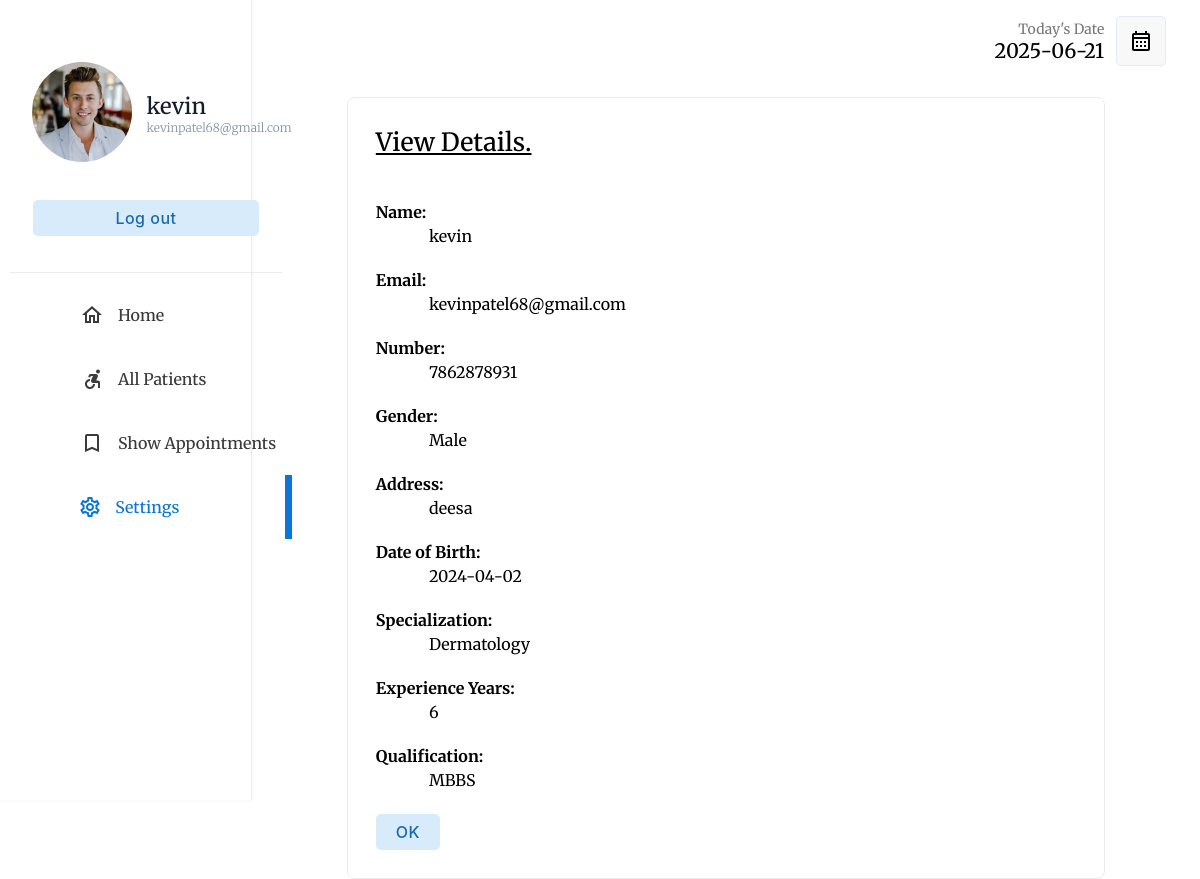
/php/doctor/viewaccount.php (signed in), run on the app's committed database.
### tables this page shows
CREATE TABLE IF NOT EXISTS `doctor` (
  `DID` int NOT NULL AUTO_INCREMENT,
  `DPHOTO` longblob NOT NULL,
  `DNAME` varchar(35) NOT NULL,
  `DPASSWORD` varchar(20) NOT NULL,
  `DEMAIL` varchar(35) NOT NULL,
  `DGENDER` varchar(10) NOT NULL,
  `DNUMBER` varchar(10) NOT NULL,
  `DADDRESS` varchar(50) NOT NULL,
  `SID` int NOT NULL,
  `DDATE_OF_BIRTH` date NOT NULL,
  `DCONSULTATION_FEE` int NOT NULL,
  `DEXPERIENCE_YEARS` int NOT NULL,
  `DQUALIFICATION` varchar(50) NOT NULL,
  PRIMARY KEY (`DID`)
);

CREATE TABLE IF NOT EXISTS `specialization` (
  `SID` int NOT NULL AUTO_INCREMENT,
  `SPECIALIZATION` varchar(35) NOT NULL,
  PRIMARY KEY (`SID`)
);

### php/doctor/viewaccount.php (the view, shortened to what this page needs)
<!DOCTYPE html>
<html lang="en">
<head>
    <link rel="stylesheet" type="text/css" href="../../css/doctor/index.css">
</head>
<body>
    <?php
    if (isset($_SESSION["userid"])) {
        if (($_SESSION["userid"]) == "" or $_SESSION['usertype'] != 'DOCTOR') {
            header("location: ../login.php");
        } else {
            $userid = $_SESSION["userid"];
        }
    } else {
        header("location: ../login.php");
    }
    include("../database_connection.php");
    $query = "SELECT * FROM doctor WHERE DID='$userid'";
    $doctor = $db->query($query);
    $doctortb = $doctor->fetch_assoc();
    $username = $doctortb["DNAME"];
    $useremail=$doctortb['DEMAIL'];
    $usergender=$doctortb['DGENDER'];
    $usernumber=$doctortb['DNUMBER'];
    $useraddress=$doctortb['DADDRESS'];
    $userdob=$doctortb['DDATE_OF_BIRTH'];
    $usersid=$doctortb['SID'];
    $qu=$db->query("SELECT * FROM specialization WHERE SID='$usersid'");
    $specialization=$qu->fetch_assoc();
    $userspecialization=$specialization['SPECIALIZATION'];
    $userexpyears=$doctortb['DEXPERIENCE_YEARS'];
    $userqualification=$doctortb['DQUALIFICATION'];
    ?>
    <div class="container">
        <div class="menu">
            <table class="menu-container" border="0">
                <tr>
                    <td style="padding:10px" colspan="2">
                        <table border="0" class="profile-container">
                            <tr>
                                <td width="30%" style="padding-left:20px">
                                    <a href="photo.php"> <img src='../../assets/images/dimage/<?php echo $doctortb['DPHOTO']; ?>' width='100' style="border-radius:50%"></a>
                                </td>
                                <td style="padding:0px;margin:0px;">
                                    <p class="profile-title"><?php echo $doctortb['DNAME']; ?></p>
                                    <p class="profile-subtitle" style="font-size: 12px;"><?php echo $doctortb['DEMAIL'] ?></p>
                                </td>
                            </tr>
                            <tr>
                                <td colspan="2">
                                    <a href="../logout.php"><input type="button" value="Log out" class="logout-btn btn-primary-soft btn"></a>
                                </td>
                            </tr>
                        </table>
                    </td>
                </tr>
                <tr class="menu-row">
                    <td class="menu-btn menu-icon-home ">
                        <a href="index.php" class="non-style-link-menu ">
                            <div>
                                <p class="menu-text">Home</p>
                        </a>
        </div></a>
        <tr class="menu-row">
            <td class="menu-btn menu-icon-patient">
                <a href="allpatients.php" class="non-style-link-menu">
                    <div>
                        <p class="menu-text">All Patients</p>
                </a>
    </div>
    <tr class="menu-row">
        <td class="menu-btn menu-icon-appoinment">
            <a href="showappointments.php" class="non-style-link-menu">
                <div>
                    <p class="menu-text">Show Appointments</p>
            </a></div>
        </td>
    </tr>
    <tr class="menu-row" >
                    <td class="menu-btn menu-icon-settings  menu-active menu-icon-settings-active">
                        <a href="settings.php" class="non-style-link-menu  non-style-link-menu-active"><div><p class="menu-text">Settings</p></a></div>
                    </td>
                </tr>
        <div class="dash-body" style="margin-top: 15px">
            <table border="0" width="100%" style=" border-spacing: 0;margin:0;padding:0;" >
                        <tr>
                    <td>
                    </td>
                            <td width="15%">
                                <p style="font-size: 14px;color: rgb(119, 119, 119);padding: 0;margin: 0;text-align: right;">
                                    Today's Date
                                </p>
                                <p class="heading-sub12" style="padding: 0;margin: 0;">
                                    <?php
                                $today = date('Y-m-d');
                                echo $today;
                                ?>
                                </p>
                            </td>
                            <td width="10%">
                                <button  class="btn-label"  style="display: flex;justify-content: center;align-items: center;"><img src="../../assets/img/calendar.svg" width="100%"></button>
                            </td>
                        </tr>
            </table>
                    <center>
                        <div style="display: flex;justify-content: center;">
                        <table width="80%" class="sub-table scrolldown add-doc-form-container" border="0">
                            <tr>
                                <td>
                                    <p style="padding: 0;margin: 0;text-align: left;font-size: 25px;font-weight: 500;"><u>View Details.</u></p><br><br>
                                </td>
                            </tr>
                            <tr>
                                <td class="label-td" colspan="2">
                                    <label for="name" class="form-label"><b>Name: </b></label>
                                </td>
                            </tr>
                            <tr>
                                <td class="label-td" colspan="2">&nbsp;&nbsp;&nbsp;&nbsp;&nbsp;&nbsp;&nbsp;&nbsp;&nbsp;&nbsp;&nbsp;&nbsp;&nbsp;
                                <?php echo $username; ?><br><br>
                                </td>
                            </tr>
                            <tr>
                                <td class="label-td" colspan="2">
                                    <label for="Email" class="form-label"><b>Email: </b></label>
                                </td>
                            </tr>
                            <tr>
                                <td class="label-td" colspan="2">&nbsp;&nbsp;&nbsp;&nbsp;&nbsp;&nbsp;&nbsp;&nbsp;&nbsp;&nbsp;&nbsp;&nbsp;&nbsp;
                                <?php echo $useremail; ?><br><br>
                                </td>
                            </tr>
                            <tr>
                                <td class="label-td" colspan="2">
                                    <label for="nic" class="form-label"><b>Number: </b></label>
                                </td>
                            </tr>
                            <tr>
                                <td class="label-td" colspan="2">&nbsp;&nbsp;&nbsp;&nbsp;&nbsp;&nbsp;&nbsp;&nbsp;&nbsp;&nbsp;&nbsp;&nbsp;&nbsp;
                                <?php echo $usernumber; ?><br><br>
                                </td>
                            </tr>
                            <tr>
                                <td class="label-td" colspan="2">
                                    <label for="Tele" class="form-label"><b>Gender: </b></label>
                                </td>
                            </tr>
                            <tr>
                                <td class="label-td" colspan="2">&nbsp;&nbsp;&nbsp;&nbsp;&nbsp;&nbsp;&nbsp;&nbsp;&nbsp;&nbsp;&nbsp;&nbsp;&nbsp;
                                <?php echo $usergender; ?><br><br>
                                </td>
                            </tr>
                            <tr>
                                <td class="label-td" colspan="2">
                                    <label for="spec" class="form-label"><b>Address: </b></label>
                                </td>
                            </tr>
                            <tr>
                            <td class="label-td" colspan="2">&nbsp;&nbsp;&nbsp;&nbsp;&nbsp;&nbsp;&nbsp;&nbsp;&nbsp;&nbsp;&nbsp;&nbsp;&nbsp;
                            <?php echo $useraddress; ?><br><br>
                            </td>
                            </tr>
                            <tr>
                                <td class="label-td" colspan="2">
                                    <label for="spec" class="form-label"><b>Date of Birth: </b></label>
                                </td>
                            </tr>
                            <tr>
                            <td class="label-td" colspan="2">&nbsp;&nbsp;&nbsp;&nbsp;&nbsp;&nbsp;&nbsp;&nbsp;&nbsp;&nbsp;&nbsp;&nbsp;&nbsp;
                            <?php echo $userdob; ?><br><br>
                            </td>
                            </tr>
                            <tr>
                                <td class="label-td" colspan="2">
                                    <label for="spe" class="form-label"><b>Specialization: </b></label>
                                </td>
                            </tr>
                            <tr>
                            <td class="label-td" colspan="2">&nbsp;&nbsp;&nbsp;&nbsp;&nbsp;&nbsp;&nbsp;&nbsp;&nbsp;&nbsp;&nbsp;&nbsp;&nbsp;
                            <?php echo $userspecialization; ?><br><br>
                            </td>
                            </tr>
                            <tr>
                                <td class="label-td" colspan="2">
                                    <label for="sp" class="form-label"><b>Experience Years: </b></label>
                                </td>
                            </tr>
                            <tr>
                            <td class="label-td" colspan="2">&nbsp;&nbsp;&nbsp;&nbsp;&nbsp;&nbsp;&nbsp;&nbsp;&nbsp;&nbsp;&nbsp;&nbsp;&nbsp;
                            <?php echo $userexpyears; ?><br><br>
                            </td>
                            </tr>
                            <tr>
                                <td class="label-td" colspan="2">
                                    <label for="spe" class="form-label"><b>Qualification: </b></label>
                                </td>
                            </tr>
                            <tr>
                            <td class="label-td" colspan="2">&nbsp;&nbsp;&nbsp;&nbsp;&nbsp;&nbsp;&nbsp;&nbsp;&nbsp;&nbsp;&nbsp;&nbsp;&nbsp;
                            <?php echo $userqualification; ?><br><br>
                            </td>
                            </tr>
                            <tr>
                                <td colspan="2">
                                    <a href="settings.php"><input type="button" value="OK" class="login-btn btn-primary-soft btn" ></a>
                                </td>
                            </tr>
                        </table>
                        </div>
                    </center>
        </div>
</body>
</html>

### css/doctor/index.css (style rules this page uses)
:root { --primarycolor: #0A76D8; --primarycolorhover: #006dd3; --btnice:#D8EBFA; --btnnicetext:#1b62b3; }
body { font-family: "Merriweather", sans-serif; background-repeat: no-repeat; background-attachment: fixed; background-size: cover; height: 100%; }
html, body { height: 100%; margin: 0; }
a { color: #1977cc; text-decoration: none; }
.btn { cursor: pointer; padding: 8px 20px; outline: none; text-decoration: none; font-size: 15px; letter-spacing: 0.5px; transition: all 0.3s; border-radius: 5px; font-family: 'Inter', sans-serif; }
.btn-primary-soft { background-color: #D8EBFA ; color: #1969AA; font-weight: 500; font-size: 16px; border: none; }
.btn-label { margin-left: 10px; padding: 12px 12px; outline: none; text-decoration: none; font-size: 15px; letter-spacing: 0.5px; transition: all 0.3s; border-radius: 5px; background-color: #f0f0f073; border: 1px solid rgba(57,108,240,0.1) ; font-family: 'Inter', sans-serif; }
.sub-table { border: 1px solid #ebebeb; border-radius: 8px; }
.menu-btn { padding:6px; color: #3b3b3b; background-position: 30% 50%; background-repeat: no-repeat; transition: 0.5s; }
.menu-text { padding-left: 40%; font-weight: 500; font-size: 16px; }
.menu-active { color: var(--primarycolor); border-right: 7px solid var(--primarycolor); background-color: var(); }
.non-style-link-menu:link, .non-style-link-menu:visited, .non-style-link-menu:active { text-decoration: none; color: #3b3b3b; }
.non-style-link-menu-active:link, .non-style-link-menu-active:visited, .non-style-link-menu-active:active { text-decoration: none; color: var(--primarycolor); }
.menu-icon-appoinment { background-image: url('../../assets/img/icons/book.svg'); }
.menu-icon-patient { background-image: url('../../assets/img/icons/patients.svg'); }
.menu-icon-settings { background-image: url('../../assets/img/icons/settings.svg'); }
.menu-icon-home { background-image: url('../../assets/img/icons/home.svg'); }
.menu-icon-settings:hover,.menu-icon-settings-active { color: var(--primarycolor); background-image: url('../../assets/img/icons/settings-iceblue.svg'); }
.container { display: flex; flex-wrap: wrap; height: 100vh; }
.menu { border-right: 1.5px solid rgb(235, 235, 235); width: 21%; height: 100vh; box-shadow: 0 0px 0px 2px rgba(240, 240, 240, 0.3); }
.dash-body { width: 79%; height: 100vh; }
.menu-container { width: 100%; border-spacing: 0; }
.profile-title { font-weight: 500; color: #161c2d; font-size: 22px; margin: 0; text-align: left; padding-left: 8%; }
.profile-subtitle { font-weight: 300; color: #8492a6; font-size: 15px; margin: 0; text-align: left; padding-left: 8%; }
.logout-btn { margin-top: 30px; width: 85%; }
.profile-container { border-bottom: 1.5px solid rgb(235, 235, 235); padding-top: 18%; padding-bottom: 12%; text-align: center; }
.heading-sub12 { font-weight: 500; font-size: 20px; text-align: right; }
.add-doc-form-container { padding: 25px; margin-top: 30px; }

### data on the page
doctor: DPHOTO (picture), DNAME "kevin", DEMAIL "kevinpatel68@gmail.com", DNUMBER "7862878931", DGENDER "Male", DADDRESS "deesa", DDATE_OF_BIRTH "2024-04-02", DEXPERIENCE_YEARS "6", DQUALIFICATION "MBBS"
specialization: SPECIALIZATION "Dermatology"
